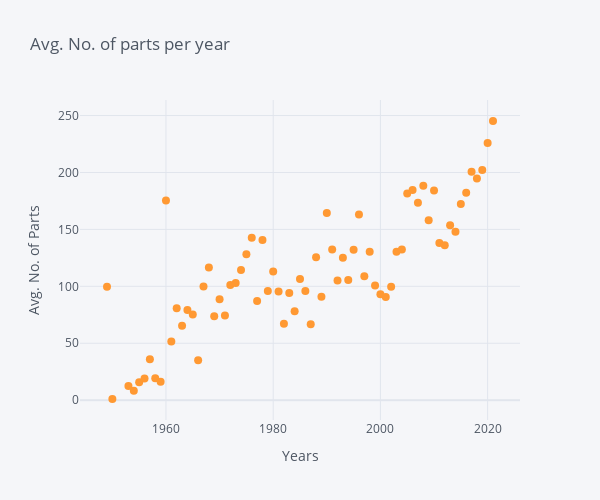

The code cell stored with this chart in its notebook:
### Code cell
parts_per_set.drop(2022).iplot(
    mode="markers",
    xTitle="Years",
    yTitle="Avg. No. of Parts",
    title="Avg. No. of parts per year",
    size=8,
    dimensions=(600, 500),
)

### Figure 1 — Plotly figure (JSON) as saved in the notebook; plotly's stock layout.template omitted (floating-point values rounded to 4 significant figures)
{"data": [{"line": {"color": "rgba(255, 153, 51, 1.0)", "dash": "solid", "shape": "linear", "width": 1.3}, "marker": {"size": 8, "symbol": "circle"}, "mode": "markers", "name": "num_parts", "text": "", "type": "scatter", "x": [1949, 1950, 1953, 1954, 1955, 1956, 1957, 1958, 1959, 1960, 1961, 1962, 1963, 1964, 1965, 1966, 1967, 1968, 1969, 1970, 1971, 1972, 1973, 1974, 1975, 1976, 1977, 1978, 1979, 1980, 1981, 1982, 1983, 1984, 1985, 1986, 1987, 1988, 1989, 1990, 1991, 1992, 1993, 1994, 1995, 1996, 1997, 1998, 1999, 2000, 2001, 2002, 2003, 2004, 2005, 2006, 2007, 2008, 2009, 2010, 2011, 2012, 2013, 2014, 2015, 2016, 2017, 2018, 2019, 2020, 2021], "y": [99.6, 1, 12.5, 8.357, 15.76, 18.92, 35.83, 19.27, 16.25, 175.3, 51.41, 80.64, 65.31, 79.17, 75.14, 35.1, 99.81, 116.5, 73.62, 88.68, 74.32, 101.1, 102.8, 114.2, 128.2, 142.7, 87.04, 140.7, 95.94, 113.0, 95.37, 67.19, 94.01, 78.03, 106.3, 95.89, 66.75, 125.4, 90.81, 164.3, 132.3, 105.1, 125.1, 105.5, 132.2, 163.1, 108.8, 130.4, 100.6, 93.02, 90.64, 99.71, 130.4, 132.3, 181.5, 184.7, 173.3, 188.3, 158.0, 184.2, 138.1, 136.0, 153.6, 148.0, 172.3, 182.1, 200.7, 194.7, 202.2, 226.0, 245.2]}], "layout": {"height": 500, "legend": {"bgcolor": "#F5F6F9", "font": {"color": "#4D5663"}}, "paper_bgcolor": "#F5F6F9", "plot_bgcolor": "#F5F6F9", "title": {"font": {"color": "#4D5663"}, "text": "Avg. No. of parts per year"}, "width": 600, "xaxis": {"gridcolor": "#E1E5ED", "showgrid": true, "tickfont": {"color": "#4D5663"}, "title": {"font": {"color": "#4D5663"}, "text": "Years"}, "zerolinecolor": "#E1E5ED"}, "yaxis": {"gridcolor": "#E1E5ED", "showgrid": true, "tickfont": {"color": "#4D5663"}, "title": {"font": {"color": "#4D5663"}, "text": "Avg. No. of Parts"}, "zerolinecolor": "#E1E5ED"}}}
